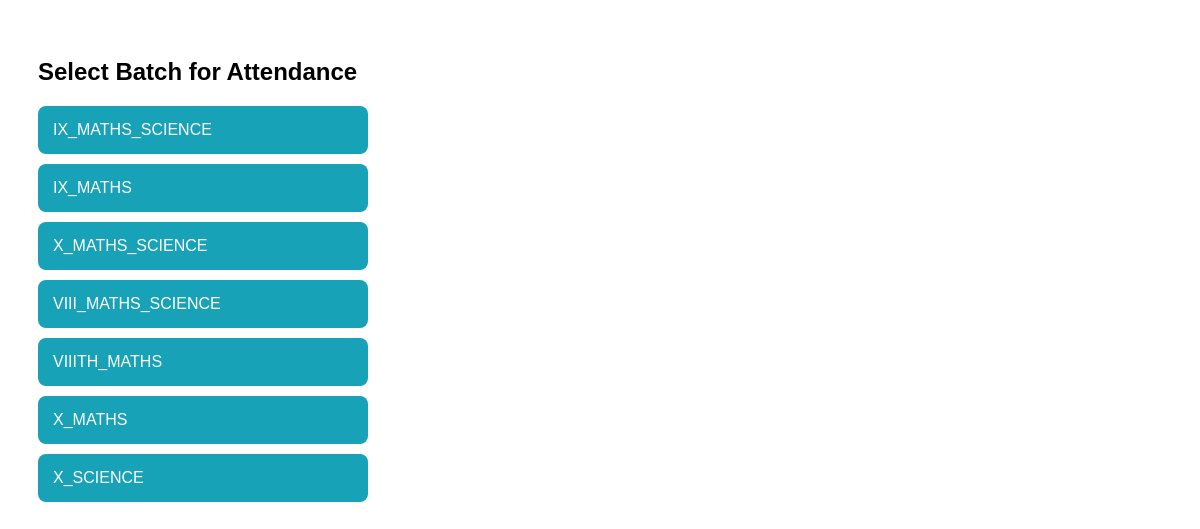
The page /attendance/ on the database as committed earlier.
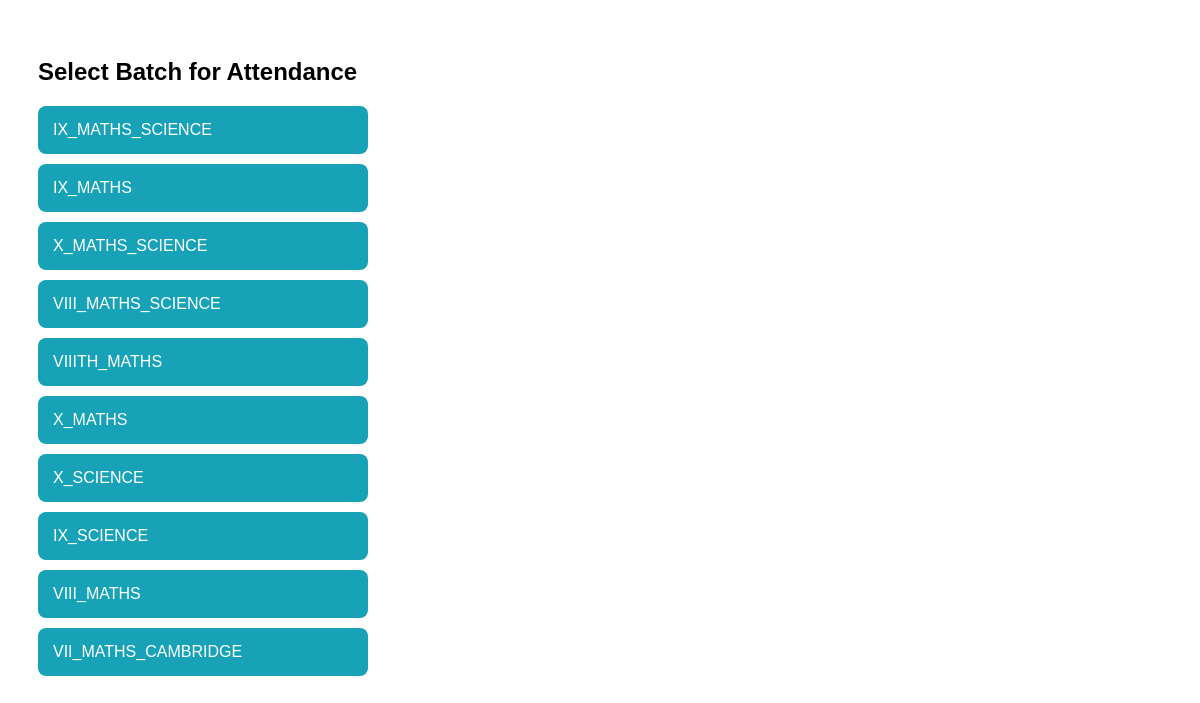
The same page on the database as committed later.
### students/models.py (models this page shows, shortened)
class Batch(models.Model):
    batch_name = models.CharField(max_length=50)
    student_class = models.CharField(max_length=20, blank=True, null=True)

### students/views.py (the view)
# urls.py: path('attendance/', views.attendance_batches, name='attendance_batches'),
def attendance_batches(request):
    batches = Batch.objects.all()
    return render(request, 'attendance/batches.html', {'batches': batches})

### templates/attendance/batches.html (shortened to what this page needs)
<!DOCTYPE html>
<html>
<head>
</head>
<body>
<h2>Select Batch for Attendance</h2>
{% for batch in batches %}
    <a href="/attendance/{{ batch.id }}/" class="batch-card">
        {{ batch.batch_name }}
    </a>
{% empty %}
    <p>No batches found</p>
{% endfor %}
</body>
</html>

### templates/attendance/batches.html (style rules this page uses)
body { font-family: Arial; padding: 30px; }
h2 { margin-bottom: 20px; }
.batch-card { display: block; padding: 15px; margin-bottom: 10px; background: #17a2b8; color: white; text-decoration: none; border-radius: 8px; width: 300px; }

Rows that differ between the two databases and show on the page:
added Batch: batch_name "IX_SCIENCE"
added Batch: batch_name "VIII_MATHS"
added Batch: batch_name "VII_MATHS_CAMBRIDGE"
